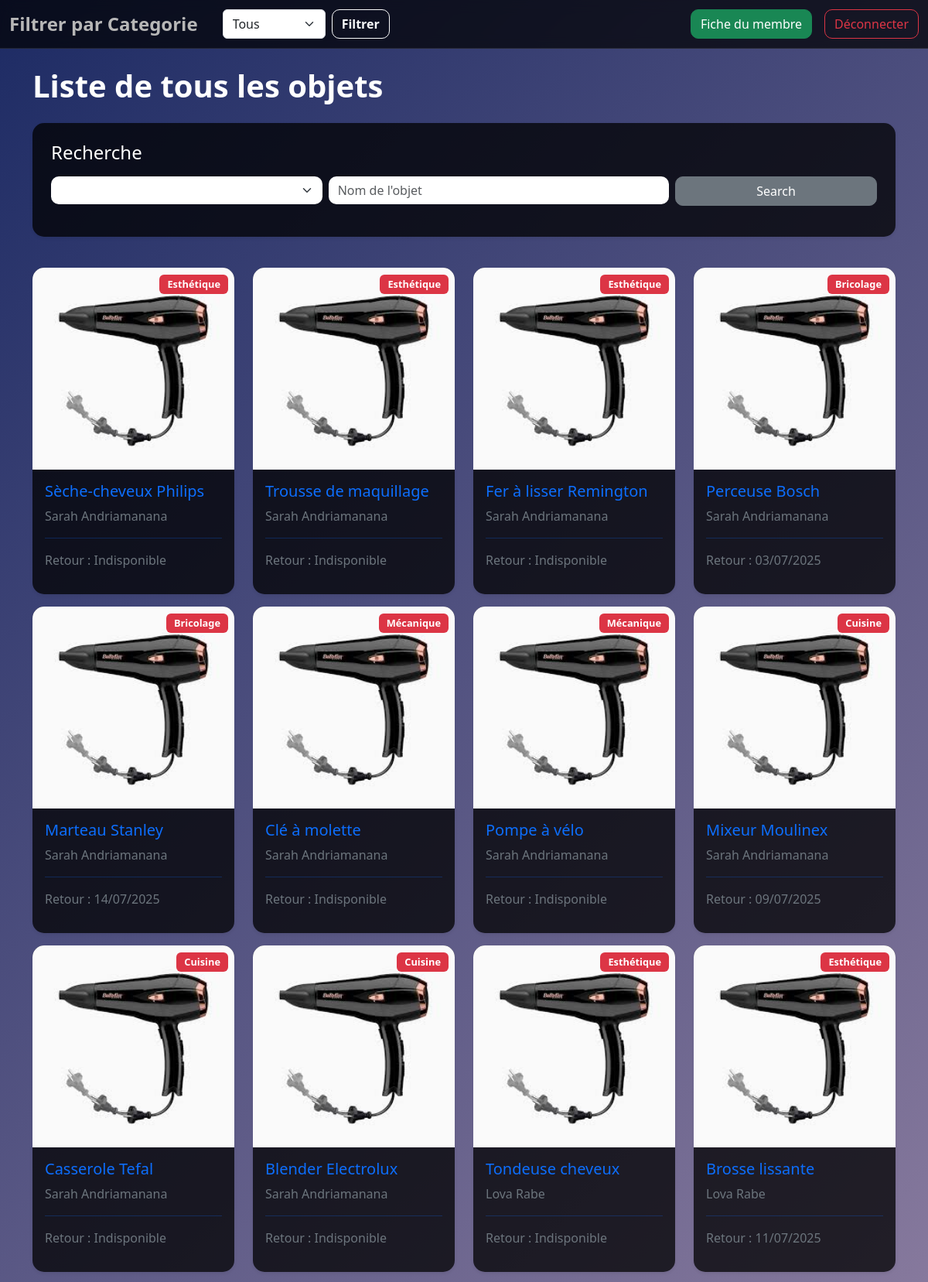
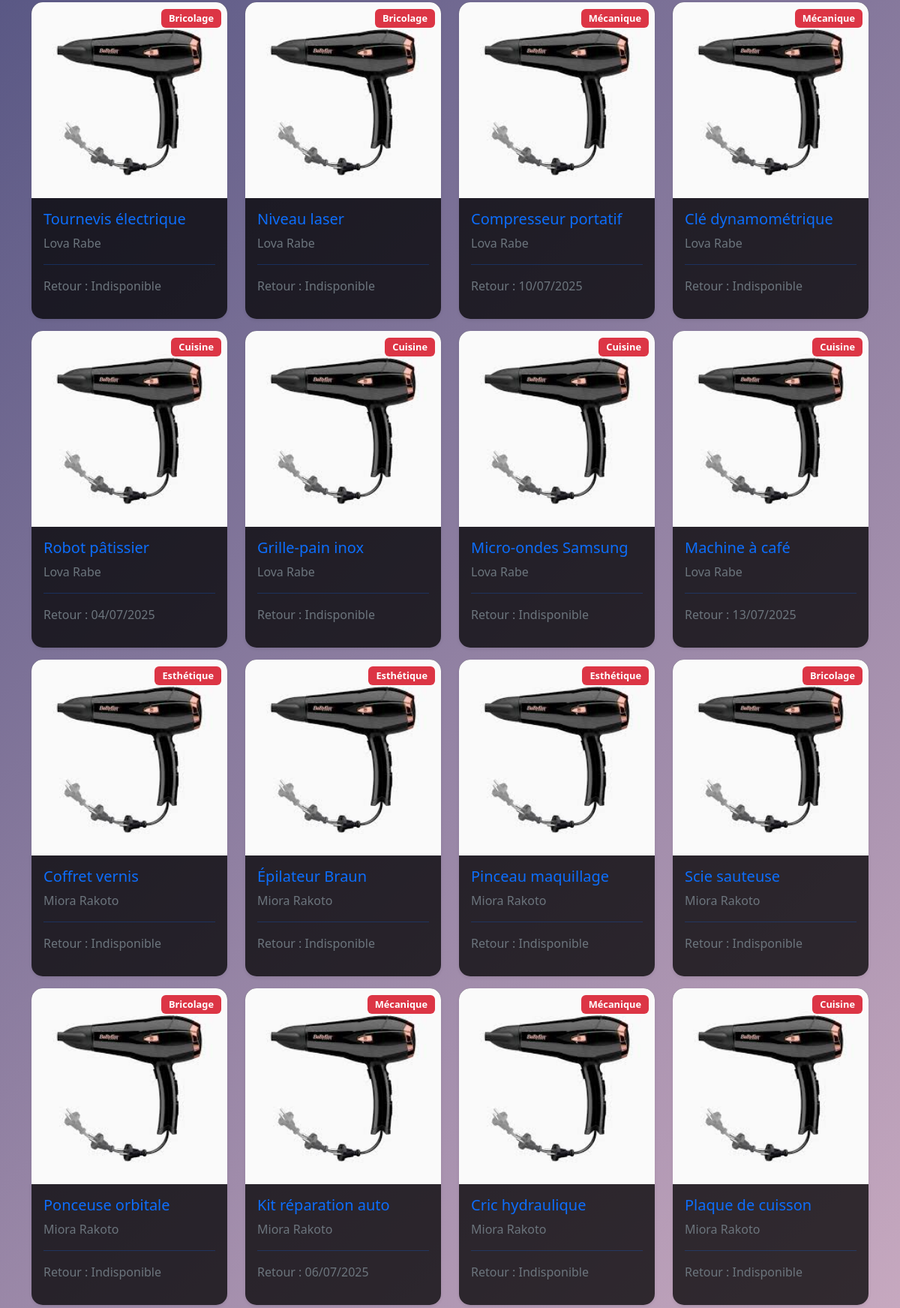
Page /pages/accueil.php (upper part) on the committed database (2 pictures, top to bottom).
### tables this page shows
CREATE TABLE PS2_objet (
    id_objet INT AUTO_INCREMENT PRIMARY KEY,
    nom_objet VARCHAR(100),
    id_categorie INT,
    id_membre INT,
    FOREIGN KEY (id_categorie) REFERENCES PS2_categorie_objet(id_categorie),
    FOREIGN KEY (id_membre) REFERENCES PS2_membre(id_membre)
);

CREATE TABLE PS2_images_objet (
    id_image INT AUTO_INCREMENT PRIMARY KEY,
    id_objet INT,
    nom_image VARCHAR(255),
    FOREIGN KEY (id_objet) REFERENCES PS2_objet(id_objet)
);

CREATE TABLE PS2_membre (
    id_membre INT AUTO_INCREMENT PRIMARY KEY,
    nom VARCHAR(100),
    date_de_naissance DATE,
    genre ENUM('M', 'F'),
    email VARCHAR(100) UNIQUE,
    ville VARCHAR(100),
    mdp VARCHAR(255),
    image_profil VARCHAR(255)
);

CREATE TABLE PS2_categorie_objet (
    id_categorie INT AUTO_INCREMENT PRIMARY KEY,
    nom_categorie VARCHAR(100) UNIQUE
);

CREATE TABLE PS2_emprunt (
    id_emprunt INT AUTO_INCREMENT PRIMARY KEY,
    id_objet INT,
    id_membre INT,
    date_emprunt DATE,
    date_retour DATE,
    FOREIGN KEY (id_objet) REFERENCES PS2_objet(id_objet),
    FOREIGN KEY (id_membre) REFERENCES PS2_membre(id_membre)
);

### inc/connexion.php (called while the page is built, shortened)
<?php
function dbconnect()
{
    static $connect = null;
    if ($connect === null) {
        $connect = mysqli_connect('localhost', 'root', '', 'projet_s2');
        mysqli_set_charset($connect, 'utf8mb4');
    }
    return $connect;
}
?>

### inc/fonction.php (called while the page is built, shortened)
<?php
    require("connexion.php");
    function getObjects($filtre) {
        $sql = "
            SELECT
                o.*,
                i.nom_image,
                e.date_retour,
                m.nom,
                c.nom_categorie
            FROM PS2_objet o
            LEFT JOIN PS2_images_objet i ON o.id_objet = i.id_objet
            LEFT JOIN PS2_emprunt e ON o.id_objet = e.id_objet
            LEFT JOIN PS2_membre m ON o.id_membre = m.id_membre
            LEFT JOIN PS2_categorie_objet c ON o.id_categorie = c.id_categorie
            WHERE 1=1
        ";
        $result = mysqli_query(dbconnect(), $sql);
        $objets = [];
        if ($result && mysqli_num_rows($result) > 0) {
            while ($row = mysqli_fetch_assoc($result)) {
                $objets[] = $row;
            }
        }
        return $objets;
    }
    function getCategories() {
        $sql = "SELECT * FROM PS2_categorie_objet";
        $result = mysqli_query(dbconnect(), $sql);
        $categories = [];
        if ($result && mysqli_num_rows($result) > 0) {
            while ($row = mysqli_fetch_assoc($result)) {
                $categories[] = $row;
            }
        }
        return $categories;
    }
    function ajustDate($date) {
        if($date != NULL) {
            return date('d/m/Y', strtotime($date));
        }
        return "Indisponible";
    }
?>

### pages/accueil.php (the view, shortened to what this page needs)
<?php
    require("../inc/fonction.php");
    if(isset($_GET['filtre'])) {
        $filtre = $_GET['filtre'];
    } else {
        $filtre = NULL;
    }
    $objets = getObjects($filtre);
    $categories = getCategories();
    ?>
<!DOCTYPE html>
<html lang="en">
    <head>
        <link href="../bootstrap/css/bootstrap.min.css" rel="stylesheet">
        <link rel="stylesheet" href="../assets/css/bg.css">
    </head>
    <body>
        <nav class="navbar navbar-expand-lg navbar-dark bg-dark">
            <div class="container-fluid">
                <a class="navbar-brand fw-bold" href="accueil.php">Filtrer par Categorie</a>
                <form class="d-flex me-auto ms-3" action="accueil.php" method="get">
                    <select name="filtre" id="filtre" class="form-select me-2">
                        <option value="">Tous</option>
                    </select>
                    <button class="btn btn-outline-light" type="submit">Filtrer</button>
                </form>
                <form class="d-flex me-3" action="fiche.php">
                    <button type="submit" class="btn btn-success">Fiche du membre</button>
                </form>
                <form class="d-flex" action="../inc/deconnexion.php">
                    <button type="submit" class="btn btn-outline-danger">Déconnecter</button>
                </form>
            </div>
        </nav>
        <div class="container mt-4">
            <h1 class="mb-4">Liste de tous les objets</h1>
            <div class="card p-4 mb-4 shadow-sm">
                <h4 class="mb-3">Recherche</h4>
                <form action="form-recherche.php" method="get" class="row g-2 mb-3">
                    <div class="col-md-4">
                        <select name="categorie" class="form-select">
                        <option value=""></option>
                        <?php foreach($categories as $categorie) { ?>
                            <option value="<?= $categorie['nom_categorie'] ?>"><?= $categorie['nom_categorie'] ?></option>
                        <?php } ?>
                        </select>
                    </div>
                    <div class="col-md-5">
                        <input type="text" name="nom_objet" class="form-control" placeholder="Nom de l'objet">
                    </div>
                    <div class="col-md-3">
                        <button type="submit" class="btn btn-secondary w-100">Search</button>
                    </div>
                </form>
            </div>
                <div class="row">
                    <?php foreach($objets as $objet) { ?>
                        <div class="col-md-3">
                            <a href="emprunt.php?num=<?= $objet['id_objet'] ?>" class="link-offset-2 link-underline link-underline-opacity-0">
                            <div class="card mt-3 position-relative shadow-sm">
                            <img src="../assets/<?= $objet['nom_image'] ?>" class="card-img-top" alt="<?= $objet['nom_image'] ?>">
                            <div class="card-body">
                                <h5 class="card-title"><?=  $objet['nom_objet'] ?></h5>
                                <p class="card-text text-secondary"><?= $objet['nom'] ?></p>
                                <hr>
                                <p class="text-secondary">Retour : <?= ajustDate($objet['date_retour']) ?></p>
                            </div>
                            <div class="position-absolute top-0 end-0 p-2">
                                <span class="badge bg-danger"><?= $objet['nom_categorie']  ?></span>
                                </a>
                            </div>
                        </div>
                    </div>
                    <?php } ?>
    </body>
</html>

### assets/css/bg.css (style rules this page uses)
body { background: linear-gradient(135deg, #1d2b64, #f8cdda); font-family: 'Segoe UI', sans-serif; min-height: 100vh; color: #f8f9fa; margin: 0; padding-bottom: 40px; }
.navbar { background-color: rgba(0, 0, 0, 0.7) !important; backdrop-filter: blur(8px); border-bottom: 1px solid rgba(255, 255, 255, 0.1); }
.navbar-brand { font-size: 1.5rem; font-weight: bold; color: #b7b7b7 !important; }
.navbar .btn { border-radius: 10px; }
.card { background: rgba(0, 0, 0, 0.75); border: none; border-radius: 15px; color: #fff; transition: transform 0.3s ease; }
.card-img-top { border-top-left-radius: 15px; border-top-right-radius: 15px; object-fit: cover; }
.badge { font-size: 0.8rem; padding: 6px 10px; }
.btn-outline-light, .btn-primary { border-radius: 10px; font-weight: bold; }
.card form select, .card form input { border-radius: 10px; border: none; }
.card form button { border-radius: 10px; }
h1, h3 { color: #ffffff; font-weight: bold; }

### rows in the picture
ps2_objet: ps2_images_objet.nom_image (picture), nom_objet "Sèche-cheveux Philips", id_membre.nom "Sarah Andriamanana", date_retour "Indisponible", id_categorie.nom_categorie "Esthétique"
ps2_objet: ps2_images_objet.nom_image (picture), nom_objet "Trousse de maquillage", id_membre.nom "Sarah Andriamanana", date_retour "Indisponible", id_categorie.nom_categorie "Esthétique"
ps2_objet: ps2_images_objet.nom_image (picture), nom_objet "Fer à lisser Remington", id_membre.nom "Sarah Andriamanana", date_retour "Indisponible", id_categorie.nom_categorie "Esthétique"
ps2_objet: ps2_images_objet.nom_image (picture), nom_objet "Perceuse Bosch", id_membre.nom "Sarah Andriamanana", ps2_emprunt.date_retour "03/07/2025", id_categorie.nom_categorie "Bricolage"
ps2_objet: ps2_images_objet.nom_image (picture), nom_objet "Marteau Stanley", id_membre.nom "Sarah Andriamanana", ps2_emprunt.date_retour "14/07/2025", id_categorie.nom_categorie "Bricolage"
ps2_objet: ps2_images_objet.nom_image (picture), nom_objet "Clé à molette", id_membre.nom "Sarah Andriamanana", date_retour "Indisponible", id_categorie.nom_categorie "Mécanique"
ps2_objet: ps2_images_objet.nom_image (picture), nom_objet "Pompe à vélo", id_membre.nom "Sarah Andriamanana", date_retour "Indisponible", id_categorie.nom_categorie "Mécanique"
ps2_objet: ps2_images_objet.nom_image (picture), nom_objet "Mixeur Moulinex", id_membre.nom "Sarah Andriamanana", ps2_emprunt.date_retour "09/07/2025", id_categorie.nom_categorie "Cuisine"
ps2_objet: ps2_images_objet.nom_image (picture), nom_objet "Casserole Tefal", id_membre.nom "Sarah Andriamanana", date_retour "Indisponible", id_categorie.nom_categorie "Cuisine"
ps2_objet: ps2_images_objet.nom_image (picture), nom_objet "Blender Electrolux", id_membre.nom "Sarah Andriamanana", date_retour "Indisponible", id_categorie.nom_categorie "Cuisine"
ps2_objet: ps2_images_objet.nom_image (picture), nom_objet "Tondeuse cheveux", id_membre.nom "Lova Rabe", date_retour "Indisponible", id_categorie.nom_categorie "Esthétique"
ps2_objet: ps2_images_objet.nom_image (picture), nom_objet "Brosse lissante", id_membre.nom "Lova Rabe", ps2_emprunt.date_retour "11/07/2025", id_categorie.nom_categorie "Esthétique"
ps2_objet: ps2_images_objet.nom_image (picture), nom_objet "Tournevis électrique", id_membre.nom "Lova Rabe", date_retour "Indisponible", id_categorie.nom_categorie "Bricolage"
ps2_objet: ps2_images_objet.nom_image (picture), nom_objet "Niveau laser", id_membre.nom "Lova Rabe", date_retour "Indisponible", id_categorie.nom_categorie "Bricolage"
ps2_objet: ps2_images_objet.nom_image (picture), nom_objet "Compresseur portatif", id_membre.nom "Lova Rabe", ps2_emprunt.date_retour "10/07/2025", id_categorie.nom_categorie "Mécanique"
ps2_objet: ps2_images_objet.nom_image (picture), nom_objet "Clé dynamométrique", id_membre.nom "Lova Rabe", date_retour "Indisponible", id_categorie.nom_categorie "Mécanique"
ps2_objet: ps2_images_objet.nom_image (picture), nom_objet "Robot pâtissier", id_membre.nom "Lova Rabe", ps2_emprunt.date_retour "04/07/2025", id_categorie.nom_categorie "Cuisine"
ps2_objet: ps2_images_objet.nom_image (picture), nom_objet "Grille-pain inox", id_membre.nom "Lova Rabe", date_retour "Indisponible", id_categorie.nom_categorie "Cuisine"
ps2_objet: ps2_images_objet.nom_image (picture), nom_objet "Micro-ondes Samsung", id_membre.nom "Lova Rabe", date_retour "Indisponible", id_categorie.nom_categorie "Cuisine"
ps2_objet: ps2_images_objet.nom_image (picture), nom_objet "Machine à café", id_membre.nom "Lova Rabe", ps2_emprunt.date_retour "13/07/2025", id_categorie.nom_categorie "Cuisine"
ps2_objet: ps2_images_objet.nom_image (picture), nom_objet "Coffret vernis", id_membre.nom "Miora Rakoto", date_retour "Indisponible", id_categorie.nom_categorie "Esthétique"
ps2_objet: ps2_images_objet.nom_image (picture), nom_objet "Épilateur Braun", id_membre.nom "Miora Rakoto", date_retour "Indisponible", id_categorie.nom_categorie "Esthétique"
ps2_objet: ps2_images_objet.nom_image (picture), nom_objet "Pinceau maquillage", id_membre.nom "Miora Rakoto", date_retour "Indisponible", id_categorie.nom_categorie "Esthétique"
ps2_objet: ps2_images_objet.nom_image (picture), nom_objet "Scie sauteuse", id_membre.nom "Miora Rakoto", date_retour "Indisponible", id_categorie.nom_categorie "Bricolage"
ps2_objet: ps2_images_objet.nom_image (picture), nom_objet "Ponceuse orbitale", id_membre.nom "Miora Rakoto", date_retour "Indisponible", id_categorie.nom_categorie "Bricolage"
ps2_objet: ps2_images_objet.nom_image (picture), nom_objet "Kit réparation auto", id_membre.nom "Miora Rakoto", ps2_emprunt.date_retour "06/07/2025", id_categorie.nom_categorie "Mécanique"
ps2_objet: ps2_images_objet.nom_image (picture), nom_objet "Cric hydraulique", id_membre.nom "Miora Rakoto", date_retour "Indisponible", id_categorie.nom_categorie "Mécanique"
ps2_objet: ps2_images_objet.nom_image (picture), nom_objet "Plaque de cuisson", id_membre.nom "Miora Rakoto", date_retour "Indisponible", id_categorie.nom_categorie "Cuisine"
